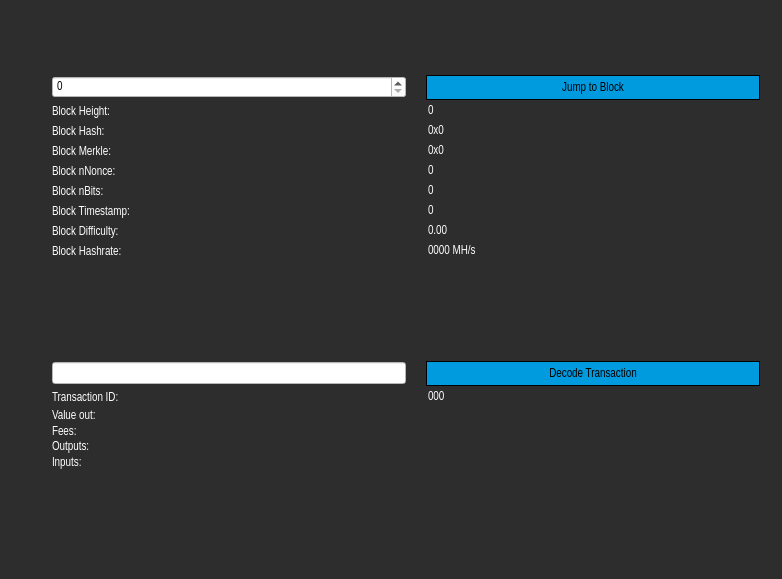
<?xml version="1.0" encoding="UTF-8"?>
<ui version="4.0">
 <class>BlockBrowser</class>
 <widget class="QWidget" name="BlockBrowser">
  <property name="windowModality">
   <enum>Qt::NonModal</enum>
  </property>
  <property name="enabled">
   <bool>true</bool>
  </property>
  <property name="geometry">
   <rect>
    <x>0</x>
    <y>0</y>
    <width>782</width>
    <height>579</height>
   </rect>
  </property>
  <property name="sizePolicy">
   <sizepolicy hsizetype="Preferred" vsizetype="Preferred">
    <horstretch>0</horstretch>
    <verstretch>0</verstretch>
   </sizepolicy>
  </property>
  <property name="minimumSize">
   <size>
    <width>0</width>
    <height>0</height>
   </size>
  </property>
  <property name="acceptDrops">
   <bool>false</bool>
  </property>
  <property name="windowTitle">
   <string>Form</string>
  </property>
  <property name="styleSheet">
   <string notr="true">font-family:Arial Narrow; color:#fff; background-color:#2d2d2d</string>
  </property>
  <layout class="QGridLayout">
   <property name="sizeConstraint">
    <enum>QLayout::SetMaximumSize</enum>
   </property>
   <property name="leftMargin">
    <number>52</number>
   </property>
   <property name="rightMargin">
    <number>22</number>
   </property>
   <property name="horizontalSpacing">
    <number>7</number>
   </property>
   <item row="3" column="0">
    <layout class="QGridLayout" name="gridLayout_3" rowstretch="0,0,0,0,0,0,0,0,0,0,0,0,0,0,0,0,0,0,0" columnstretch="0,0">
     <property name="sizeConstraint">
      <enum>QLayout::SetDefaultConstraint</enum>
     </property>
     <property name="horizontalSpacing">
      <number>0</number>
     </property>
     <property name="verticalSpacing">
      <number>3</number>
     </property>
     <item row="3" column="1">
      <widget class="QLabel" name="heightLabel">
       <property name="layoutDirection">
        <enum>Qt::LeftToRight</enum>
       </property>
       <property name="styleSheet">
        <string notr="true">margin-left:20px;</string>
       </property>
       <property name="text">
        <string>0</string>
       </property>
       <property name="alignment">
        <set>Qt::AlignLeading|Qt::AlignLeft|Qt::AlignTop</set>
       </property>
      </widget>
     </item>
     <item row="7" column="0">
      <widget class="QLabel" name="bitsLabel">
       <property name="text">
        <string>Block nBits:</string>
       </property>
      </widget>
     </item>
     <item row="15" column="0">
      <widget class="QLabel" name="feesLabel">
       <property name="text">
        <string>Fees:</string>
       </property>
      </widget>
     </item>
     <item row="7" column="1">
      <widget class="QLabel" name="bitsBox">
       <property name="layoutDirection">
        <enum>Qt::LeftToRight</enum>
       </property>
       <property name="styleSheet">
        <string notr="true">margin-left:20px;</string>
       </property>
       <property name="text">
        <string>0</string>
       </property>
       <property name="alignment">
        <set>Qt::AlignLeading|Qt::AlignLeft|Qt::AlignTop</set>
       </property>
      </widget>
     </item>
     <item row="5" column="1">
      <widget class="QLabel" name="merkleBox">
       <property name="minimumSize">
        <size>
         <width>187</width>
         <height>0</height>
        </size>
       </property>
       <property name="layoutDirection">
        <enum>Qt::LeftToRight</enum>
       </property>
       <property name="styleSheet">
        <string notr="true">margin-left:20px;</string>
       </property>
       <property name="text">
        <string>0x0</string>
       </property>
       <property name="alignment">
        <set>Qt::AlignLeading|Qt::AlignLeft|Qt::AlignTop</set>
       </property>
      </widget>
     </item>
     <item row="6" column="0">
      <widget class="QLabel" name="nonceLabel">
       <property name="text">
        <string>Block nNonce:</string>
       </property>
      </widget>
     </item>
     <item row="16" column="0">
      <widget class="QLabel" name="outputLabel">
       <property name="text">
        <string>Outputs:</string>
       </property>
       <property name="alignment">
        <set>Qt::AlignLeading|Qt::AlignLeft|Qt::AlignTop</set>
       </property>
      </widget>
     </item>
     <item row="16" column="1">
      <widget class="QLabel" name="outputBox">
       <property name="layoutDirection">
        <enum>Qt::LeftToRight</enum>
       </property>
       <property name="styleSheet">
        <string notr="true">margin-left:20px;</string>
       </property>
       <property name="text">
        <string/>
       </property>
       <property name="alignment">
        <set>Qt::AlignLeading|Qt::AlignLeft|Qt::AlignTop</set>
       </property>
      </widget>
     </item>
     <item row="6" column="1">
      <widget class="QLabel" name="nonceBox">
       <property name="layoutDirection">
        <enum>Qt::LeftToRight</enum>
       </property>
       <property name="styleSheet">
        <string notr="true">margin-left:20px;</string>
       </property>
       <property name="text">
        <string>0</string>
       </property>
       <property name="alignment">
        <set>Qt::AlignLeading|Qt::AlignLeft|Qt::AlignTop</set>
       </property>
      </widget>
     </item>
     <item row="8" column="0">
      <widget class="QLabel" name="timeLabel">
       <property name="text">
        <string>Block Timestamp:</string>
       </property>
      </widget>
     </item>
     <item row="4" column="1">
      <widget class="QLabel" name="hashBox">
       <property name="enabled">
        <bool>true</bool>
       </property>
       <property name="sizePolicy">
        <sizepolicy hsizetype="Preferred" vsizetype="Preferred">
         <horstretch>0</horstretch>
         <verstretch>0</verstretch>
        </sizepolicy>
       </property>
       <property name="minimumSize">
        <size>
         <width>0</width>
         <height>0</height>
        </size>
       </property>
       <property name="layoutDirection">
        <enum>Qt::LeftToRight</enum>
       </property>
       <property name="styleSheet">
        <string notr="true">margin-left:20px;</string>
       </property>
       <property name="text">
        <string>0x0</string>
       </property>
       <property name="alignment">
        <set>Qt::AlignLeading|Qt::AlignLeft|Qt::AlignTop</set>
       </property>
      </widget>
     </item>
     <item row="12" column="0">
      <widget class="QLineEdit" name="txBox">
       <property name="sizePolicy">
        <sizepolicy hsizetype="Preferred" vsizetype="Fixed">
         <horstretch>0</horstretch>
         <verstretch>0</verstretch>
        </sizepolicy>
       </property>
       <property name="styleSheet">
        <string notr="true">background-color:#fff; color:#000;</string>
       </property>
       <property name="inputMask">
        <string comment="Transaction id" extracomment="Transaction id"/>
       </property>
       <property name="placeholderText">
        <string comment="Transaction ID" extracomment="Transaction ID"/>
       </property>
      </widget>
     </item>
     <item row="11" column="0">
      <spacer name="verticalSpacer_2">
       <property name="orientation">
        <enum>Qt::Vertical</enum>
       </property>
       <property name="sizeHint" stdset="0">
        <size>
         <width>20</width>
         <height>40</height>
        </size>
       </property>
      </spacer>
     </item>
     <item row="17" column="1">
      <widget class="QLabel" name="inputBox">
       <property name="layoutDirection">
        <enum>Qt::LeftToRight</enum>
       </property>
       <property name="text">
        <string/>
       </property>
       <property name="alignment">
        <set>Qt::AlignLeading|Qt::AlignLeft|Qt::AlignTop</set>
       </property>
      </widget>
     </item>
     <item row="13" column="1">
      <widget class="QLabel" name="txID">
       <property name="layoutDirection">
        <enum>Qt::LeftToRight</enum>
       </property>
       <property name="styleSheet">
        <string notr="true">margin-left:20px;</string>
       </property>
       <property name="text">
        <string>000</string>
       </property>
       <property name="alignment">
        <set>Qt::AlignLeading|Qt::AlignLeft|Qt::AlignTop</set>
       </property>
      </widget>
     </item>
     <item row="9" column="0">
      <widget class="QLabel" name="hardLabel">
       <property name="text">
        <string>Block Difficulty:</string>
       </property>
      </widget>
     </item>
     <item row="14" column="1">
      <widget class="QLabel" name="valueBox">
       <property name="layoutDirection">
        <enum>Qt::LeftToRight</enum>
       </property>
       <property name="styleSheet">
        <string notr="true">margin-left:20px;</string>
       </property>
       <property name="text">
        <string/>
       </property>
       <property name="alignment">
        <set>Qt::AlignLeading|Qt::AlignLeft|Qt::AlignTop</set>
       </property>
      </widget>
     </item>
     <item row="3" column="0">
      <widget class="QLabel" name="heightLabel_2">
       <property name="text">
        <string>Block Height:</string>
       </property>
      </widget>
     </item>
     <item row="8" column="1">
      <widget class="QLabel" name="timeBox">
       <property name="layoutDirection">
        <enum>Qt::LeftToRight</enum>
       </property>
       <property name="styleSheet">
        <string notr="true">margin-left:20px;</string>
       </property>
       <property name="text">
        <string>0</string>
       </property>
       <property name="alignment">
        <set>Qt::AlignLeading|Qt::AlignLeft|Qt::AlignTop</set>
       </property>
      </widget>
     </item>
     <item row="15" column="1">
      <widget class="QLabel" name="feesBox">
       <property name="layoutDirection">
        <enum>Qt::LeftToRight</enum>
       </property>
       <property name="styleSheet">
        <string notr="true">margin-left:20px;</string>
       </property>
       <property name="text">
        <string/>
       </property>
       <property name="alignment">
        <set>Qt::AlignLeading|Qt::AlignLeft|Qt::AlignTop</set>
       </property>
      </widget>
     </item>
     <item row="10" column="0">
      <widget class="QLabel" name="pawLabel">
       <property name="text">
        <string>Block Hashrate:</string>
       </property>
      </widget>
     </item>
     <item row="5" column="0">
      <widget class="QLabel" name="merkleLabel">
       <property name="text">
        <string>Block Merkle:</string>
       </property>
      </widget>
     </item>
     <item row="4" column="0">
      <widget class="QLabel" name="hashLabel">
       <property name="text">
        <string>Block Hash:</string>
       </property>
      </widget>
     </item>
     <item row="12" column="1">
      <widget class="QPushButton" name="txButton">
       <property name="minimumSize">
        <size>
         <width>0</width>
         <height>25</height>
        </size>
       </property>
       <property name="styleSheet">
        <string notr="true">border:1px solid black;margin-left:20px;background-color:#009ade; color:#000</string>
       </property>
       <property name="text">
        <string>Decode Transaction</string>
       </property>
      </widget>
     </item>
     <item row="18" column="0">
      <spacer name="verticalSpacer">
       <property name="orientation">
        <enum>Qt::Vertical</enum>
       </property>
       <property name="sizeHint" stdset="0">
        <size>
         <width>20</width>
         <height>40</height>
        </size>
       </property>
      </spacer>
     </item>
     <item row="13" column="0">
      <widget class="QLabel" name="txLabel">
       <property name="text">
        <string>Transaction ID:</string>
       </property>
      </widget>
     </item>
     <item row="9" column="1">
      <widget class="QLabel" name="hardBox">
       <property name="layoutDirection">
        <enum>Qt::LeftToRight</enum>
       </property>
       <property name="styleSheet">
        <string notr="true">margin-left:20px;</string>
       </property>
       <property name="text">
        <string>0.00</string>
       </property>
       <property name="alignment">
        <set>Qt::AlignLeading|Qt::AlignLeft|Qt::AlignTop</set>
       </property>
      </widget>
     </item>
     <item row="17" column="0">
      <widget class="QLabel" name="inputLabel">
       <property name="text">
        <string>Inputs:</string>
       </property>
       <property name="alignment">
        <set>Qt::AlignLeading|Qt::AlignLeft|Qt::AlignTop</set>
       </property>
      </widget>
     </item>
     <item row="14" column="0">
      <widget class="QLabel" name="valueLabel">
       <property name="text">
        <string>Value out:</string>
       </property>
      </widget>
     </item>
     <item row="10" column="1">
      <widget class="QLabel" name="pawBox">
       <property name="layoutDirection">
        <enum>Qt::LeftToRight</enum>
       </property>
       <property name="styleSheet">
        <string notr="true">margin-left:20px;</string>
       </property>
       <property name="text">
        <string>0000 MH/s</string>
       </property>
       <property name="alignment">
        <set>Qt::AlignLeading|Qt::AlignLeft|Qt::AlignTop</set>
       </property>
      </widget>
     </item>
     <item row="1" column="0">
      <widget class="QSpinBox" name="heightBox">
       <property name="sizePolicy">
        <sizepolicy hsizetype="Preferred" vsizetype="Fixed">
         <horstretch>0</horstretch>
         <verstretch>0</verstretch>
        </sizepolicy>
       </property>
       <property name="styleSheet">
        <string notr="true">background-color:#fff; color:000;</string>
       </property>
       <property name="maximum">
        <number>99999999</number>
       </property>
      </widget>
     </item>
     <item row="1" column="1">
      <widget class="QPushButton" name="blockButton">
       <property name="minimumSize">
        <size>
         <width>0</width>
         <height>25</height>
        </size>
       </property>
       <property name="styleSheet">
        <string notr="true">border:1px solid black;margin-left:20px;background-color:#009ade; color:#000</string>
       </property>
       <property name="text">
        <string>Jump to Block</string>
       </property>
      </widget>
     </item>
    </layout>
   </item>
   <item row="1" column="0">
    <layout class="QHBoxLayout" name="horizontalLayout_4">
     <property name="spacing">
      <number>7</number>
     </property>
     <item>
      <widget class="QLabel" name="label_5">
       <property name="font">
        <font>
         <family>Arial Narrow</family>
        </font>
       </property>
       <property name="text">
        <string>&lt;html&gt;&lt;head/&gt;&lt;body&gt;&lt;p align=&quot;center&quot;&gt;&lt;img src=&quot;:/icons/res/icons/blockt.png&quot;/&gt;&lt;/p&gt;&lt;/body&gt;&lt;/html&gt;</string>
       </property>
      </widget>
     </item>
    </layout>
   </item>
   <item row="0" column="0">
    <spacer name="verticalSpacer_3">
     <property name="orientation">
      <enum>Qt::Vertical</enum>
     </property>
     <property name="sizeType">
      <enum>QSizePolicy::Fixed</enum>
     </property>
     <property name="sizeHint" stdset="0">
      <size>
       <width>20</width>
       <height>10</height>
      </size>
     </property>
    </spacer>
   </item>
   <item row="2" column="0">
    <spacer name="verticalSpacer_4">
     <property name="orientation">
      <enum>Qt::Vertical</enum>
     </property>
     <property name="sizeType">
      <enum>QSizePolicy::Fixed</enum>
     </property>
     <property name="sizeHint" stdset="0">
      <size>
       <width>20</width>
       <height>35</height>
      </size>
     </property>
    </spacer>
   </item>
  </layout>
 </widget>
 <resources/>
 <connections/>
</ui>
